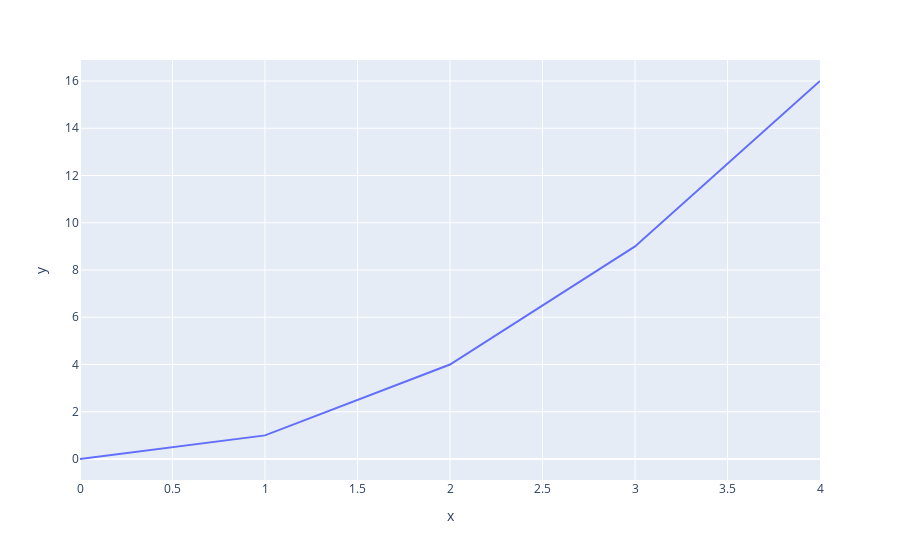

Write notebook code for a chart like this one.
### Code cell
fig = px.line(x=[0, 1, 2, 3, 4], y=[0, 1, 4, 9, 16])
fig.show()

### Figure 1 — Plotly figure (JSON) as saved in the notebook; plotly's stock layout.template omitted (floating-point values rounded to 4 significant figures)
{"data": [{"hovertemplate": "x=%{x}<br>y=%{y}<extra></extra>", "legendgroup": "", "line": {"color": "#636efa", "dash": "solid"}, "marker": {"symbol": "circle"}, "mode": "lines", "name": "", "orientation": "v", "showlegend": false, "type": "scatter", "x": [0, 1, 2, 3, 4], "xaxis": "x", "y": [0, 1, 4, 9, 16], "yaxis": "y"}], "layout": {"autosize": true, "legend": {"tracegroupgap": 0}, "margin": {"t": 60}, "xaxis": {"anchor": "y", "autorange": true, "domain": [0, 1], "range": [0, 4], "title": {"text": "x"}, "type": "linear"}, "yaxis": {"anchor": "x", "autorange": true, "domain": [0, 1], "range": [-0.8889, 16.89], "title": {"text": "y"}, "type": "linear"}}}
